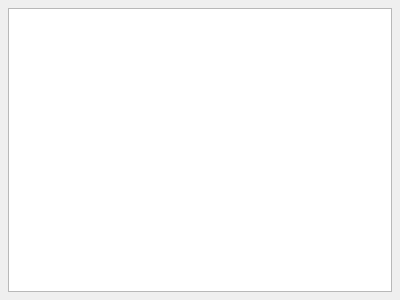
<?xml version="1.0" encoding="UTF-8"?>
<ui version="4.0">
 <class>LasAboutForm</class>
 <widget class="QWidget" name="LasAboutForm">
  <property name="geometry">
   <rect>
    <x>0</x>
    <y>0</y>
    <width>400</width>
    <height>300</height>
   </rect>
  </property>
  <property name="windowTitle">
   <string>About Lasagne</string>
  </property>
  <layout class="QVBoxLayout" name="verticalLayout">
   <property name="margin">
    <number>8</number>
   </property>
   <item>
    <widget class="QTextBrowser" name="aboutBrowser">
     <property name="source">
      <url>
       <string>qrc:/doc/about.html</string>
      </url>
     </property>
     <property name="openExternalLinks">
      <bool>true</bool>
     </property>
    </widget>
   </item>
  </layout>
 </widget>
 <resources/>
 <connections/>
</ui>
